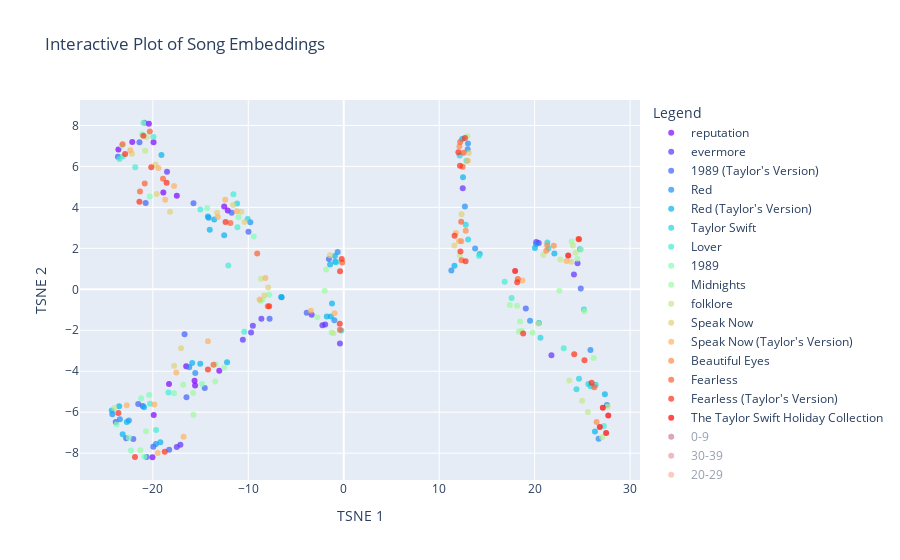

The cell this chart's notebook holds for it:
### Code cell
# Reducing with TSNE down to two dimensions to see if we can visually assess any separation?
tsne = TSNE(n_components=2, random_state=256)
embeddings_tsne_2d = tsne.fit_transform(reduced_UMAP)

plot_embeddings_interactive(embeddings_tsne_2d)

### Figure 1 — Plotly figure (JSON) as saved in the notebook; plotly's stock layout.template omitted (floating-point values rounded to 4 significant figures)
{"data": [{"marker": {"color": "rgb(127, 0, 255)", "opacity": 0.7}, "mode": "markers", "name": "reputation", "text": ["...Ready For It?", "Call It What You Want", "Dancing With Our Hands Tied", "Delicate", "Don't Blame Me", "Dress", "End Game", "Getaway Car", "Gorgeous", "I Did Something Bad", "King Of My Heart", "Look What You Made Me Do", "New Year's Day", "So It Goes...", "This Is Why We Can't Have Nice Things"], "type": "scatter", "x": [-17.49, -13.04, -19.91, -23.61, -12.53, -16.5, -18.31, -12.15, -20.04, -19.92, -18.9, -22.16, -20.42, -15.57, -15.63], "y": [4.564, -3.981, -6.132, 6.826, 4.037, -3.759, -4.62, 3.851, -8.199, 7.184, 4.724, 7.195, 8.081, -4.699, -4.467]}, {"marker": {"color": "rgb(95, 49, 253)", "opacity": 0.7}, "mode": "markers", "name": "evermore", "text": ["'tis the damn season", "champagne problems", "closure", "coney island", "cowboy like me", "dorothea", "evermore", "gold rush", "happiness", "it's time to go", "ivy", "long story short", "marjorie", "no body, no crime", "right where you left me", "tolerate it", "willow"], "type": "scatter", "x": [-10.57, 24.12, 21.76, -3.36, 20.17, -0.3973, -2.233, 12.47, -17.49, -1.945, -8.628, -9.519, 20.43, -9.708, -17.11, 24.5, -18.51], "y": [-2.458, 0.7177, -3.218, -1.241, 2.315, -2.645, -1.751, 4.93, -7.702, -1.719, -1.433, -1.783, 2.258, -2.107, -7.588, 1.274, 5.744]}, {"marker": {"color": "rgb(63, 97, 250)", "opacity": 0.7}, "mode": "markers", "name": "1989 (Taylor's Version)", "text": ["\"Slut!\" (Taylor's Version) [From The Vault]", "All You Had To Do Was Stay (Taylor's Version)", "Bad Blood (Remix) [Taylor's Version]", "Bad Blood (Taylor's Version)", "Blank Space (Taylor's Version)", "Clean (Taylor's Version)", "How You Get The Girl (Taylor's Version)", "I Know Places (Taylor's Version)", "I Wish You Would (Taylor's Version)", "Is It Over Now? (Taylor's Version) [From The Vault]", "New Romantics (Taylor's Version)", "Now That We Don't Talk (Taylor's Version) [From The Vault]", "Out Of The Woods (Taylor's Version)", "Say Don't Go (Taylor's Version) [From The Vault]", "Shake It Off (Taylor's Version)", "Style (Taylor's Version)", "Suburban Legends (Taylor's Version) [From The Vault]", "Sweeter Than Fiction (Taylor's Version)", "This Love (Taylor's Version)", "Welcome To New York (Taylor's Version)", "Wildest Dreams (Taylor's Version)", "Wonderland (Taylor's Version)", "You Are In Love (Taylor's Version)"], "type": "scatter", "x": [-3.881, -21.53, -18.29, -21.4, -20.89, -1.554, -20.65, -7.768, -21.06, -16.48, -15.74, 24.83, -20.75, -22.79, -23.66, -11.74, 19.08, -19.96, -22.05, -9.981, -23.89, -16.67, -14.56], "y": [-1.147, -5.606, -7.831, 7.178, 8.132, 1.484, -8.188, -1.436, -5.695, -5.275, 4.199, 0.03472, 4.217, -7.273, 6.475, 3.737, -0.94, -7.689, -7.303, 2.814, -6.481, -2.198, -4.818]}, {"marker": {"color": "rgb(31, 142, 243)", "opacity": 0.7}, "mode": "markers", "name": "Red", "text": ["22", "All Too Well", "Begin Again", "Come Back...Be Here", "Everything Has Changed", "Girl At Home", "Holy Ground", "I Almost Do", "I Knew You Were Trouble", "Red", "Red (Original Demo Recording)", "Sad Beautiful Tragic", "Starlight", "State Of Grace", "State Of Grace (Acoustic Version)", "Stay Stay Stay", "The Last Time", "The Lucky One", "The Moment I Knew", "Treacherous", "Treacherous (Original Demo Recording)", "We Are Never Ever Getting Back Together"], "type": "scatter", "x": [-23.45, -14.16, 11.28, 20.16, -16.19, -15.56, 19.52, 13.76, -22.51, -0.6343, 12.69, 26.7, -9.789, 25.85, 27.58, -0.8888, -19.67, -6.505, -0.9828, 13.02, 12.99, -24.24], "y": [-6.342, 3.499, 0.9182, 2.216, -3.805, -4.086, -1.535, 1.997, -6.4, 1.816, 4.039, -7.295, 3.276, -2.968, -5.649, 1.34, -7.551, -0.387, -1.507, 7.114, 6.839, -6.099]}, {"marker": {"color": "rgb(0, 180, 235)", "opacity": 0.7}, "mode": "markers", "name": "Red (Taylor's Version)", "text": ["22 (Taylor's Version)", "All Too Well (10 Minute Version) [Taylor's Version] [From The Vault]", "All Too Well (Taylor's Version)", "Babe (Taylor's Version) [From The Vault]", "Begin Again (Taylor's Version)", "Better Man (Taylor's Version) [From The Vault]", "Come Back...Be Here (Taylor's Version)", "Everything Has Changed (Taylor's Version)", "Forever Winter (Taylor's Version) [From The Vault]", "Girl At Home (Taylor's Version)", "Holy Ground (Taylor's Version)", "I Almost Do (Taylor's Version)", "I Bet You Think About Me (Taylor's Version) [From The Vault]", "I Knew You Were Trouble (Taylor's Version)", "Message In A Bottle (Taylor's Version) [From The Vault]", "Nothing New (Taylor's Version) [From The Vault]", "Red (Taylor's Version)", "Ronan (Taylor's Version)", "Run (Taylor's Version) [From The Vault]", "Sad Beautiful Tragic (Taylor's Version)", "Starlight (Taylor's Version)", "State Of Grace (Acoustic Version) [Taylor's Version]", "State Of Grace (Taylor's Version)", "Stay Stay Stay (Taylor's Version)", "The Last Time (Taylor's Version)", "The Lucky One (Taylor's Version)", "The Moment I Knew (Taylor's Version)", "The Very First Night (Taylor's Version) [From The Vault]", "Treacherous (Taylor's Version)", "We Are Never Ever Getting Back Together (Taylor's Version)"], "type": "scatter", "x": [-23.53, -13.57, -14.23, -1.434, 11.6, -14.04, 20.03, -15.88, 24.76, -15.03, 20.43, 14.25, -12.23, -22.73, -20.93, -1.773, -23.16, 22.07, -12.52, 26.32, -19.1, 27.36, -1.231, -0.9298, -19.21, -6.552, -1.348, 12.5, 12.41, -24.31], "y": [-5.704, 3.407, 3.552, 1.212, 1.144, 2.909, 2.011, -3.602, 1.95, -3.635, -1.647, 1.729, -3.563, -6.478, -5.754, -1.327, -7.078, 1.753, 2.634, -6.94, 6.553, -5.127, -0.6905, 1.629, -7.463, -0.3788, -1.323, 5.473, 7.341, -5.911]}, {"marker": {"color": "rgb(32, 212, 224)", "opacity": 0.7}, "mode": "markers", "name": "Taylor Swift", "text": ["A Perfectly Good Heart", "A Place In This World", "Cold As You", "I'm Only Me When I'm With You", "I'm Only Me When I'm With You", "Invisible", "Mary's Song (Oh My My My)", "Our Song", "Picture To Burn", "Should've Said No", "Stay Beautiful", "Teardrops On My Guitar", "Teardrops On My Guitar (Pop Version)", "The Outside", "Tied Together With A Smile", "Tim McGraw"], "type": "scatter", "x": [26.4, 24.65, 24.38, 21.45, 21.34, 25.63, -0.2568, -11.17, 12.14, -0.788, 25.17, 13.03, 12.78, 25.87, 20.61, -10.06], "y": [-4.661, -4.365, -4.878, 1.99, 2.281, -4.623, -2.013, 4.185, 6.538, 1.326, -0.989, 2.437, 3.148, -4.733, -2.36, 3.436]}, {"marker": {"color": "rgb(64, 236, 211)", "opacity": 0.7}, "mode": "markers", "name": "Lover", "text": ["Afterglow", "Cornelia Street", "Cruel Summer", "Daylight", "Death By A Thousand Cuts", "False God", "I Forgot That You Existed", "I Think He Knows", "It's Nice To Have A Friend", "London Boy", "Lover", "ME!", "Miss Americana & The Heartbreak Prince", "Paper Rings", "Soon You'll Get Better", "The Archer", "The Man", "You Need To Calm Down"], "type": "scatter", "x": [-11.14, -11.56, -21.85, -20.29, -19.93, 12.85, 17.59, -10.43, 27.26, -12.09, 14.17, -23.49, -15.02, -19.65, 23.05, 16.86, -18.36, -23.15], "y": [3.032, 4.646, 5.962, -5.59, 7.438, 6.279, -0.4291, -2.077, -6.67, 1.159, 1.629, 6.359, 3.892, -6.875, -2.879, 0.3638, -5.042, 6.488]}, {"marker": {"color": "rgb(96, 250, 196)", "opacity": 0.7}, "mode": "markers", "name": "nan", "text": [], "type": "scatter", "x": [], "y": []}, {"marker": {"color": "rgb(128, 254, 179)", "opacity": 0.7}, "mode": "markers", "name": "1989", "text": ["All You Had To Do Was Stay", "Bad Blood", "Blank Space", "Clean", "How You Get The Girl", "I Know Places", "I Wish You Would", "New Romantics", "Out Of The Woods", "Shake It Off", "Style", "This Love", "Welcome To New York", "Wildest Dreams", "Wonderland", "You Are In Love"], "type": "scatter", "x": [-21.22, -21.13, -21.02, -22.3, -20.89, -7.81, -20.38, -14.31, -20.31, -23.25, -11.02, -22.52, -9.432, -23.8, -17.78, -14.85], "y": [-5.323, 7.572, 8.124, -7.875, -8.174, -0.2696, -5.155, 3.969, 4.534, 7.026, 3.52, -7.249, 2.575, -6.597, -5.072, -4.621]}, {"marker": {"color": "rgb(160, 249, 161)", "opacity": 0.7}, "mode": "markers", "name": "Midnights", "text": ["Anti-Hero", "Bejeweled", "Bigger Than The Whole Sky", "Dear Reader", "Glitch", "High Infidelity", "Hits Different", "Karma", "Karma (Remix)", "Labyrinth", "Lavender Haze", "Maroon", "Mastermind", "Midnight Rain", "Paris", "Question...?", "Snow On The Beach", "Snow On The Beach (More Lana Del Rey)", "Sweet Nothing", "Sweet Nothing (Piano Remix)", "The Great War", "Vigilante Shit", "Would've, Could've, Should've", "You're Losing Me (From The Vault)", "You're On Your Own, Kid", "You're On Your Own, Kid (Strings Remix)"], "type": "scatter", "x": [-1.994, -16.82, 19.79, 26.18, 18.48, -8.708, -12.53, -8.52, -13.46, 17.4, 18.16, -1.843, -1.281, 22.58, 24.86, -15.78, -21.31, -20.72, 18.66, 18.34, -2.771, 25.22, -15.75, -13.43, 23.88, 24.47], "y": [-0.07661, -4.659, -2.126, -3.353, -1.573, -0.5663, -3.835, -0.5145, -4.507, -0.7707, -0.8055, 0.9688, -2.108, -0.06514, 1.949, -5.057, -7.862, -6.936, -2.034, -2.057, -1.364, -1.069, -6.124, -3.659, 2.338, 1.492]}, {"marker": {"color": "rgb(192, 234, 140)", "opacity": 0.7}, "mode": "markers", "name": "folklore", "text": ["august", "betty", "cardigan", "epiphany", "exile", "hoax", "illicit affairs", "invisible string", "mad woman", "mirrorball", "my tears ricochet", "peace", "seven", "the 1", "the lakes", "the last great american dynasty", "this is me trying"], "type": "scatter", "x": [-8.673, -20.81, -24.03, 27.07, -20.66, 24.97, 25.58, 22.69, 24.01, 20.36, 24.29, 20.92, 27.65, 12.16, 12.94, -1.083, 23.64], "y": [0.5114, 6.761, -5.786, -7.227, 7.422, -5.436, -5.993, 1.452, 2.142, -1.672, 1.78, 1.674, -5.738, 1.647, 7.469, -2.143, -4.452]}, {"marker": {"color": "rgb(224, 210, 119)", "opacity": 0.7}, "mode": "markers", "name": "Speak Now", "text": ["Back To December", "Better Than Revenge", "Dear John", "Enchanted", "Haunted", "If This Was A Movie", "Innocent", "Last Kiss", "Long Live", "Mean", "Mine", "Never Grow Up", "Ours", "Sparks Fly", "Speak Now", "Superman", "The Story Of Us"], "type": "scatter", "x": [-18.2, -19.59, -7.924, -1.446, 11.59, -17.05, 23.82, -10.39, -19.72, -22.19, -10.73, -17.77, 13.12, 12.34, -11.59, -8.328, -13.28], "y": [3.788, 4.658, 0.0911, 1.66, 2.135, -2.874, 1.342, 3.285, 6.093, 6.623, 3.782, -3.737, 6.649, 3.663, 4.113, -0.2996, 3.733]}, {"marker": {"color": "rgb(255, 178, 96)", "opacity": 0.7}, "mode": "markers", "name": "Speak Now (Taylor's Version)", "text": ["Back To December (Taylor's Version)", "Better Than Revenge (Taylor's Version)", "Castles Crumbling (Taylor's Version) [From The Vault]", "Dear John (Taylor's Version)", "Electric Touch (Taylor's Version) [From The Vault]", "Enchanted (Taylor's Version)", "Foolish One (Taylor's Version) [From The Vault]", "Haunted (Taylor's Version)", "I Can See You (Taylor's Version) [From The Vault]", "Innocent (Taylor's Version)", "Last Kiss (Taylor's Version)", "Long Live (Taylor's Version)", "Mean (Taylor's Version)", "Mine (Taylor's Version)", "Never Grow Up (Taylor's Version)", "Ours (Taylor's Version)", "Sparks Fly (Taylor's Version)", "Speak Now (Taylor's Version)", "Superman (Taylor's Version)", "The Story Of Us (Taylor's Version)", "Timeless (Taylor's Version) [From The Vault]", "When Emma Falls In Love (Taylor's Version) [From The Vault]"], "type": "scatter", "x": [-19.84, -18.7, 18.72, -8.208, -0.9596, -22.73, -14.23, 12.07, -19.49, 23.35, -11.2, -19.42, -22.36, -17.78, -17.54, 13.0, 11.75, -12.41, -8.817, -13.19, -16.78, -3.446], "y": [-5.626, 4.369, 0.429, 0.5517, -1.172, -5.655, -2.533, 2.359, -7.998, 1.38, 3.814, 5.923, 6.791, 5.047, -4.06, 6.28, 2.751, 4.371, -0.4931, 3.528, -7.199, -1.044]}, {"marker": {"color": "rgb(255, 139, 72)", "opacity": 0.7}, "mode": "markers", "name": "Beautiful Eyes", "text": ["Beautiful Eyes", "I Heart ?", "I'm Only Me When I'm With You", "I'm Only Me When I'm With You", "Picture To Burn (Radio Edit)", "Should've Said No (Alternate Version)", "Teardrops On My Guitar (Acoustic Version)"], "type": "scatter", "x": [26.49, 22.01, 21.31, 21.22, 12.12, 12.31, 12.78], "y": [-6.479, 2.131, 2.152, 1.887, 6.972, 2.349, 2.856]}, {"marker": {"color": "rgb(255, 95, 48)", "opacity": 0.7}, "mode": "markers", "name": "Fearless", "text": ["Breathe", "Change", "Come In With The Rain", "Fearless", "Fifteen", "Forever & Always", "Forever & Always (Piano Version)", "Hey Stephen", "Jump Then Fall", "Love Story", "SuperStar", "Tell Me Why", "The Best Day", "The Other Side Of The Door", "The Way I Loved You", "Untouchable", "White Horse", "You Belong With Me", "You're Not Sorry"], "type": "scatter", "x": [12.35, 12.55, 26.25, 12.46, -13.65, -20.85, -21.34, -11.87, -7.959, -23.17, 12.2, -0.4021, 24.6, -9.067, 12.3, -20.31, 18.24, -18.94, -0.1595], "y": [1.425, 6.671, -4.78, 5.977, -3.689, 5.171, 4.774, 3.238, -0.8243, 7.08, 7.186, -1.97, 2.459, 1.751, 3.303, 7.705, 0.5065, 5.4, 1.31]}, {"marker": {"color": "rgb(255, 46, 23)", "opacity": 0.7}, "mode": "markers", "name": "Fearless (Taylor's Version)", "text": ["Breathe (Taylor's Version)", "Bye Bye Baby (Taylor's Version) [From The Vault]", "Change (Taylor's Version)", "Come In With The Rain (Taylor's Version)", "Don't You (Taylor's Version) [From The Vault]", "Fearless (Taylor's Version)", "Fifteen (Taylor's Version)", "Forever & Always (Piano Version) [Taylor's Version]", "Forever & Always (Taylor's Version)", "Hey Stephen (Taylor's Version)", "Jump Then Fall (Taylor's Version)", "Love Story (Taylor's Version)", "Mr. Perfectly Fine (Taylor's Version) [From The Vault]", "SuperStar (Taylor's Version)", "Tell Me Why (Taylor's Version)", "That's When (Taylor's Version) [From The Vault]", "The Best Day (Taylor's Version)", "The Other Side Of The Door (Taylor's Version)", "The Way I Loved You (Taylor's Version)", "Today Was A Fairytale (Taylor's Version)", "Untouchable (Taylor's Version)", "We Were Happy (Taylor's Version) [From The Vault]", "White Horse (Taylor's Version)", "You All Over Me (Taylor's Version) [From The Vault]", "You Belong With Me (Taylor's Version)", "You're Not Sorry (Taylor's Version)"], "type": "scatter", "x": [-0.3864, 12.23, 12.01, 25.97, 24.15, 12.18, -14.23, -23.61, -21.41, -12.38, -7.814, -22.9, -18.75, 12.7, -0.4157, -21.87, 24.64, -20.16, 11.61, 12.77, -20.99, 25.22, 18.17, 18.8, -18.56, -0.208], "y": [0.8835, 1.84, 6.689, -4.566, -3.174, 6.03, -3.913, -6.044, 4.271, 3.281, -0.8268, 6.61, -7.936, 7.389, -1.677, -8.185, 2.445, 5.962, 2.614, 1.365, 7.497, -3.466, 0.3388, -2.16, 5.197, 1.474]}, {"marker": {"color": "rgb(255, 0, 0)", "opacity": 0.7}, "mode": "markers", "name": "The Taylor Swift Holiday Collection", "text": ["Christmas Must Be Something More", "Christmases When You Were Mine", "Last Christmas", "Santa Baby", "Silent Night", "White Christmas"], "type": "scatter", "x": [23.52, 27.71, 17.96, 27.14, 27.49, 26.83], "y": [1.646, -6.161, 0.8937, -5.779, -7.013, -6.718]}, {"marker": {"color": "rgb(158, 1, 66)", "opacity": 0.7}, "mode": "markers", "name": "0-9", "text": ["...Ready For It?", "\"Slut!\" (Taylor's Version) [From The Vault]", "All Too Well (Taylor's Version)", "Anti-Hero", "Back To December", "Bad Blood (Remix) [Taylor's Version]", "Bad Blood (Taylor's Version)", "Begin Again", "Bejeweled", "Blank Space", "cardigan", "Cruel Summer", "exile", "Fearless", "I Can See You (Taylor's Version) [From The Vault]", "I Don't Wanna Live Forever", "I Knew You Were Trouble", "Is It Over Now? (Taylor's Version) [From The Vault]", "Karma (Remix)", "Lavender Haze", "Look What You Made Me Do", "Love Story", "Maroon", "ME!", "Midnight Rain", "Mine", "Now That We Don't Talk (Taylor's Version) [From The Vault]", "Question...?", "Red", "Say Don't Go (Taylor's Version) [From The Vault]", "Shake It Off", "Snow On The Beach", "Speak Now", "Style", "Style (Taylor's Version)", "the 1", "Today Was A Fairytale", "We Are Never Ever Getting Back Together", "Wildest Dreams", "willow", "You Belong With Me", "You Need To Calm Down", "You're On Your Own, Kid"], "type": "scatter", "visible": "legendonly", "x": [-17.49, -3.881, -14.23, -1.994, -18.2, -18.29, -21.4, 11.28, -16.82, -21.02, -24.03, -21.85, -20.66, 12.46, -19.49, -0.02119, -22.51, -16.48, -13.46, 18.16, -22.16, -23.17, -1.843, -23.49, 22.58, -10.73, 24.83, -15.78, -0.6343, -22.79, -23.25, -21.31, -11.59, -11.02, -11.74, 12.16, 12.84, -24.24, -23.8, -18.51, -18.94, -23.15, 23.88], "y": [4.564, -1.147, 3.552, -0.07661, 3.788, -7.831, 7.178, 0.9182, -4.659, 8.124, -5.786, 5.962, 7.422, 5.977, -7.998, 1.634, -6.4, -5.275, -4.507, -0.8055, 7.195, 7.08, 0.9688, 6.359, -0.06514, 3.782, 0.03472, -5.057, 1.816, -7.273, 7.026, -7.862, 4.113, 3.52, 3.737, 1.647, 1.622, -6.099, -6.597, 5.744, 5.4, 6.488, 2.338]}, {"marker": {"color": "rgb(211, 60, 78)", "opacity": 0.7}, "mode": "markers", "name": "30-39", "text": ["'tis the damn season", "Castles Crumbling (Taylor's Version) [From The Vault]", "Clean (Taylor's Version)", "Come In With The Rain", "Electric Touch (Taylor's Version) [From The Vault]", "Everything Has Changed", "Forever & Always", "High Infidelity", "I Know Places (Taylor's Version)", "I Wish You Would (Taylor's Version)", "invisible string", "Mean (Taylor's Version)", "Mr. Perfectly Fine (Taylor's Version) [From The Vault]", "no body, no crime", "Paris", "Safe & Sound", "seven", "Should've Said No", "Speak Now (Taylor's Version)", "Sweeter Than Fiction", "The Archer", "this is me trying", "When Emma Falls In Love (Taylor's Version) [From The Vault]", "Wonderland (Taylor's Version)"], "type": "scatter", "visible": "legendonly", "x": [-10.57, 18.72, -1.554, 26.25, -0.9596, -16.19, -20.85, -8.708, -7.768, -21.06, 22.69, -22.36, -18.75, -9.708, 24.86, 26.47, 27.65, -0.788, -12.41, -16.24, 16.86, 23.64, -3.446, -16.67], "y": [-2.458, 0.429, 1.484, -4.78, -1.172, -3.805, 5.171, -0.5663, -1.436, -5.695, 1.452, 6.791, -7.936, -2.107, 1.949, -5.661, -5.738, 1.326, 4.371, -4.565, 0.3638, -4.452, -1.044, -2.198]}, {"marker": {"color": "rgb(244, 109, 67)", "opacity": 0.7}, "mode": "markers", "name": "20-29", "text": ["22", "All You Had To Do Was Stay (Taylor's Version)", "august", "Better Than Revenge (Taylor's Version)", "Bigger Than The Whole Sky", "Call It What You Want", "champagne problems", "Dear John (Taylor's Version)", "Fifteen", "Highway Don't Care", "Hits Different", "I Bet You Think About Me (Taylor's Version) [From The Vault]", "I Forgot That You Existed", "Innocent", "mirrorball", "New Romantics (Taylor's Version)", "Picture To Burn", "Red (Taylor's Version)", "Shake It Off (Taylor's Version)", "Sparks Fly (Taylor's Version)", "Superman", "SuperStar", "The Great War", "The Joker And The Queen", "The Man", "The Other Side Of The Door", "Would've, Could've, Should've", "You're Losing Me (From The Vault)"], "type": "scatter", "visible": "legendonly", "x": [-23.45, -21.53, -8.673, -18.7, 19.79, -13.04, 24.12, -8.208, -13.65, -18.59, -12.53, -12.23, 17.59, 23.82, 20.36, -15.74, 12.14, -23.16, -23.66, 11.75, -8.328, 12.2, -2.771, 26.52, -18.36, -9.067, -15.75, -13.43], "y": [-6.342, -5.606, 0.5114, 4.369, -2.126, -3.981, 0.7177, 0.5517, -3.689, 3.848, -3.835, -3.563, -0.4291, 1.342, -1.672, 4.199, 6.538, -7.078, 6.475, 2.751, -0.2996, 7.186, -1.364, -6.055, -5.042, 1.751, -6.124, -3.659]}, {"marker": {"color": "rgb(252, 172, 96)", "opacity": 0.7}, "mode": "markers", "name": "50-59", "text": ["22 (Taylor's Version)", "Better Man (Taylor's Version) [From The Vault]", "Better Than Revenge", "Christmas Tree Farm", "Cornelia Street", "Dear John", "epiphany", "evermore", "happiness", "Haunted (Taylor's Version)", "I Almost Do (Taylor's Version)", "I Think He Knows", "Last Kiss (Taylor's Version)", "Long Live (Taylor's Version)", "Never Grow Up (Taylor's Version)", "Only The Young", "peace", "Treacherous (Taylor's Version)", "We Are Never Ever Getting Back Together (Taylor's Version)", "Wonderland", "You All Over Me (Taylor's Version) [From The Vault]"], "type": "scatter", "visible": "legendonly", "x": [-23.53, -14.04, -19.59, -1.179, -11.56, -7.924, 27.07, -2.233, -17.49, 12.07, 14.25, -10.43, -11.2, -19.42, -17.54, 23.15, 20.92, 12.41, -24.31, -17.78, 18.8], "y": [-5.704, 2.909, 4.658, 0.2337, 4.646, 0.0911, -7.227, -1.751, -7.702, 2.359, 1.729, -2.077, 3.814, 5.923, -4.06, 2.268, 1.674, 7.341, -5.911, -5.072, -2.16]}, {"marker": {"color": "rgb(254, 224, 139)", "opacity": 0.7}, "mode": "markers", "name": ">100", "text": ["A Perfectly Good Heart", "A Place In This World", "All Too Well (10 Minute Version) [Taylor's Version] [From The Vault]", "All You Had To Do Was Stay", "American Girl", "Bad Blood", "Bad Blood (Remix)", "Beautiful Eyes", "Beautiful Ghosts", "Birch", "Breathe (Taylor's Version)", "Bye Bye Baby (Taylor's Version) [From The Vault]", "Change (Taylor's Version)", "Christmas Must Be Something More", "Christmases When You Were Mine", "Clean", "Cold As You", "Come Back...Be Here", "Come In With The Rain (Taylor's Version)", "Dancing With Our Hands Tied", "Don't Blame Me", "Don't You (Taylor's Version) [From The Vault]", "Dress", "Eyes Open (Taylor's Version)", "Forever & Always (Piano Version)", "Forever & Always (Piano Version) [Taylor's Version]", "Gasoline (Remix)", "Getaway Car", "Girl At Home", "Girl At Home (Taylor's Version)", "Half Of My Heart", "Hey Stephen (Taylor's Version)", "Holy Ground", "How You Get The Girl", "I Did Something Bad", "I Heart ?", "I Know Places", "I Wish You Would", "I'm Only Me When I'm With You", "I'm Only Me When I'm With You", "I'm Only Me When I'm With You", "I'm Only Me When I'm With You", "If This Was A Movie (Taylor's Version)", "Invisible", "it's time to go", "Jump Then Fall (Taylor's Version)", "Karma", "King Of My Heart", "Last Christmas", "Lover (Remix)", "Mary's Song (Oh My My My)", "New Year's Day", "Picture To Burn (Radio Edit)", "Red (Original Demo Recording)", "right where you left me", "Ronan (Taylor's Version)", "Sad Beautiful Tragic", "Safe & Sound (Taylor's Version)", "Santa Baby", "September", "Should've Said No (Alternate Version)", "Silent Night", "Snow On The Beach (More Lana Del Rey)", "So It Goes...", "Starlight", "State Of Grace (Acoustic Version)", "State Of Grace (Acoustic Version) [Taylor's Version]", "Stay Beautiful", "SuperStar (Taylor's Version)", "Sweet Nothing (Piano Remix)", "Sweeter Than Fiction (Taylor's Version)", "Teardrops On My Guitar (Acoustic Version)", "Teardrops On My Guitar (Pop Version)", "Tell Me Why", "Tell Me Why (Taylor's Version)", "That's When (Taylor's Version) [From The Vault]", "The Alcott", "The Best Day", "The Best Day (Taylor's Version)", "the lakes", "The Last Time", "The Lucky One", "The Other Side Of The Door (Taylor's Version)", "The Outside", "This Is Why We Can't Have Nice Things", "This Love", "Three Sad Virgins", "Tied Together With A Smile", "Today Was A Fairytale (Taylor's Version)", "Treacherous", "Treacherous (Original Demo Recording)", "Untouchable (Taylor's Version)", "We Were Happy (Taylor's Version) [From The Vault]", "White Christmas", "White Horse (Taylor's Version)", "You're Not Sorry (Taylor's Version)", "You're On Your Own, Kid (Strings Remix)"], "type": "scatter", "visible": "legendonly", "x": [26.4, 24.65, -13.57, -21.22, 27.04, -21.13, -12.24, 26.49, 25.64, 27.68, -0.3864, 12.23, 12.01, 23.52, 27.71, -22.3, 24.38, 20.16, 25.97, -19.91, -12.53, 24.15, -16.5, 18.88, -21.34, -23.61, 24.96, -12.15, -15.56, -15.03, 18.07, -12.38, 19.52, -20.89, -19.92, 22.01, -7.81, -20.38, 21.45, 21.34, 21.31, 21.22, -18.65, 25.63, -1.945, -7.814, -8.52, -18.9, 17.96, 14.56, -0.2568, -20.42, 12.12, 12.69, -17.11, 22.07, 26.7, 26.2, 27.14, 19.17, 12.31, 27.49, -20.72, -15.57, -9.789, 27.58, 27.36, 25.17, 12.7, 18.34, -19.96, 12.78, 12.78, -0.4021, -0.4157, -21.87, -18.07, 24.6, 24.64, 12.94, -19.67, -6.505, -20.16, 25.87, -15.63, -22.52, -11.71, 20.61, 12.77, 13.02, 12.99, -20.99, 25.22, 26.83, 18.17, -0.208, 24.47], "y": [-4.661, -4.365, 3.407, -5.323, -6.457, 7.572, -3.193, -6.479, -2.397, -6.597, 0.8835, 1.84, 6.689, 1.646, -6.161, -7.875, -4.878, 2.216, -4.566, -6.132, 4.037, -3.174, -3.759, -1.724, 4.774, -6.044, -3.867, 3.851, -4.086, -3.635, -1.748, 3.281, -1.535, -8.174, 7.184, 2.131, -0.2696, -5.155, 1.99, 2.281, 2.152, 1.887, -4.039, -4.623, -1.719, -0.8268, -0.5145, 4.724, 0.8937, 1.31, -2.013, 8.081, 6.972, 4.039, -7.588, 1.753, -7.295, -5.328, -5.779, -1.283, 2.349, -7.013, -6.936, -4.699, 3.276, -5.649, -5.127, -0.989, 7.389, -2.057, -7.689, 2.856, 3.148, -1.97, -1.677, -8.185, -7.802, 2.459, 2.445, 7.469, -7.551, -0.387, 5.962, -4.733, -4.467, -7.249, -3.152, -2.36, 1.365, 7.114, 6.839, 7.497, -3.466, -6.718, 0.3388, 1.474, 1.492]}, {"marker": {"color": "rgb(254, 254, 190)", "opacity": 0.7}, "mode": "markers", "name": "70-79", "text": ["Afterglow", "Babe", "Begin Again (Taylor's Version)", "cowboy like me", "Enchanted", "False God", "Fearless (Taylor's Version)", "Forever Winter (Taylor's Version) [From The Vault]", "hoax", "Holy Ground (Taylor's Version)", "Last Kiss", "marjorie", "Renegade", "Superman (Taylor's Version)", "The Way I Loved You", "You Belong With Me (Taylor's Version)"], "type": "scatter", "visible": "legendonly", "x": [-11.14, -1.211, 11.6, 20.17, -1.446, 12.85, 12.18, 24.76, 24.97, 20.43, -10.39, 20.43, -20.27, -8.817, 12.3, -18.56], "y": [3.032, 0.9838, 1.144, 2.315, 1.66, 6.279, 6.03, 1.95, -5.436, -1.647, 3.285, 2.258, 6.51, -0.4931, 3.303, 5.197]}, {"marker": {"color": "rgb(230, 245, 152)", "opacity": 0.7}, "mode": "markers", "name": "10-19", "text": ["All Of The Girls You Loved Before", "Back To December (Taylor's Version)", "Blank Space (Taylor's Version)", "Both Of Us", "Change", "Crazier", "Delicate", "Enchanted (Taylor's Version)", "End Game", "Eyes Open", "Gorgeous", "If This Was A Movie", "Jump Then Fall", "Labyrinth", "Love Story (Taylor's Version)", "Lover", "Mastermind", "Mean", "Mine (Taylor's Version)", "my tears ricochet", "Our Song", "Ours", "Out Of The Woods", "Out Of The Woods (Taylor's Version)", "Ronan", "Sparks Fly", "State Of Grace", "State Of Grace (Taylor's Version)", "Suburban Legends (Taylor's Version) [From The Vault]", "Sweet Nothing", "Teardrops On My Guitar", "the last great american dynasty", "Two Is Better Than One", "Untouchable", "Vigilante Shit", "Welcome To New York (Taylor's Version)", "White Horse", "Wildest Dreams (Taylor's Version)", "You're Not Sorry"], "type": "scatter", "visible": "legendonly", "x": [-1.154, -19.84, -20.89, -11.98, 12.55, 27.01, -23.61, -22.73, -18.31, 22.69, -20.04, -17.05, -7.959, 17.4, -22.9, 14.17, -1.281, -22.19, -17.78, 24.29, -11.17, 13.12, -20.31, -20.75, 23.6, 12.34, 25.85, -1.231, 19.08, 18.66, 13.03, -1.083, 19.96, -20.31, 25.22, -9.981, 18.24, -23.89, -0.1595], "y": [-1.603, -5.626, 8.132, -3.449, 6.671, -4.949, 6.826, -5.655, -4.62, -3.748, -8.199, -2.874, -0.8243, -0.7707, 6.61, 1.629, -2.108, 6.623, 5.047, 1.78, 4.185, 6.649, 4.534, 4.217, 1.965, 3.663, -2.968, -0.6905, -0.94, -2.034, 2.437, -2.143, -2.024, 7.705, -1.069, 2.814, 0.5065, -6.481, 1.31]}, {"marker": {"color": "rgb(169, 220, 164)", "opacity": 0.7}, "mode": "markers", "name": "80-89", "text": ["All Too Well", "Breathe", "closure", "Come Back...Be Here (Taylor's Version)", "Daylight", "Fifteen (Taylor's Version)", "Long Live", "Never Grow Up", "Sad Beautiful Tragic (Taylor's Version)", "The Lucky One (Taylor's Version)", "The Moment I Knew (Taylor's Version)", "You Are In Love"], "type": "scatter", "visible": "legendonly", "x": [-14.16, 12.35, 21.76, 20.03, -20.29, -14.23, -19.72, -17.77, 26.32, -6.552, -1.348, -14.85], "y": [3.499, 1.425, -3.218, 2.011, -5.59, -3.913, 6.093, -3.737, -6.94, -0.3788, -1.323, -4.621]}, {"marker": {"color": "rgb(102, 194, 165)", "opacity": 0.7}, "mode": "markers", "name": "60-69", "text": ["Babe (Taylor's Version) [From The Vault]", "Carolina", "coney island", "Death By A Thousand Cuts", "dorothea", "Everything Has Changed (Taylor's Version)", "Forever & Always (Taylor's Version)", "Haunted", "I Almost Do", "Innocent (Taylor's Version)", "ivy", "London Boy", "long story short", "Ours (Taylor's Version)", "Soon You'll Get Better", "Stay Stay Stay (Taylor's Version)", "The Last Time (Taylor's Version)", "The Moment I Knew", "The Very First Night (Taylor's Version) [From The Vault]"], "type": "scatter", "visible": "legendonly", "x": [-1.434, 25.89, -3.36, -19.93, -0.3973, -15.88, -21.41, 11.59, 13.76, 23.35, -8.628, -12.09, -9.519, 13.0, 23.05, -0.9298, -19.21, -0.9828, 12.5], "y": [1.212, -3.257, -1.241, 7.438, -2.645, -3.602, 4.271, 2.135, 1.997, 1.38, -1.433, 1.159, -1.783, 6.28, -2.879, 1.629, -7.463, -1.507, 5.473]}, {"marker": {"color": "rgb(50, 134, 188)", "opacity": 0.7}, "mode": "markers", "name": "40-49", "text": ["betty", "Dear Reader", "Foolish One (Taylor's Version) [From The Vault]", "Glitch", "gold rush", "How You Get The Girl (Taylor's Version)", "I Knew You Were Trouble (Taylor's Version)", "illicit affairs", "mad woman", "Message In A Bottle (Taylor's Version) [From The Vault]", "Miss Americana & The Heartbreak Prince", "New Romantics", "Nothing New (Taylor's Version) [From The Vault]", "Paper Rings", "Run (Taylor's Version) [From The Vault]", "The Story Of Us", "The Story Of Us (Taylor's Version)", "This Love (Taylor's Version)", "Tim McGraw", "Timeless (Taylor's Version) [From The Vault]", "tolerate it", "Welcome To New York", "You Are In Love (Taylor's Version)"], "type": "scatter", "visible": "legendonly", "x": [-20.81, 26.18, -14.23, 18.48, 12.47, -20.65, -22.73, 25.58, 24.01, -20.93, -15.02, -14.31, -1.773, -19.65, -12.52, -13.28, -13.19, -22.05, -10.06, -16.78, 24.5, -9.432, -14.56], "y": [6.761, -3.353, -2.533, -1.573, 4.93, -8.188, -6.478, -5.993, 2.142, -5.754, 3.892, 3.969, -1.327, -6.875, 2.634, 3.733, 3.528, -7.303, 3.436, -7.199, 1.274, 2.575, -4.818]}, {"marker": {"color": "rgb(94, 79, 162)", "opacity": 0.7}, "mode": "markers", "name": "90-99", "text": ["Hey Stephen", "It's Nice To Have A Friend", "Starlight (Taylor's Version)", "Stay Stay Stay", "The Way I Loved You (Taylor's Version)"], "type": "scatter", "visible": "legendonly", "x": [-11.87, 27.26, -19.1, -0.8888, 11.61], "y": [3.238, -6.67, 6.553, 1.34, 2.614]}], "layout": {"hovermode": "closest", "legend": {"title": {"text": "Legend"}}, "title": {"text": "Interactive Plot of Song Embeddings"}, "xaxis": {"title": {"text": "TSNE 1"}}, "yaxis": {"title": {"text": "TSNE 2"}}}}
